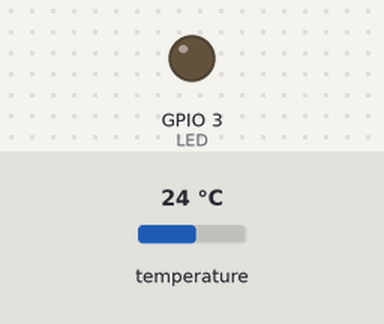
A sketch run on a simulated ESP32. On the bench: output pins drawn as LEDs (lit = HIGH). Inputs (shaded band) come from the test bench; at power-on: temperature 24 °C. WiFi joins after 1.5 s; servers stay silent unless stated; what the sketch prints to the serial monitor is not drawn.

Above: at 2.5 s.
At 6.1 s:
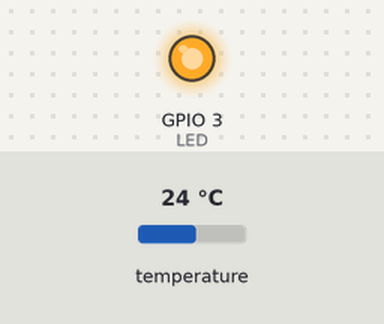
Timing chart, 0 to 8.4 s (numbered marks = the images above):
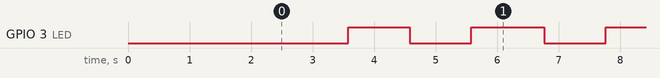

The sketch:

sketch_dec29a.ino
```cpp
//Stand 04.09.2024
//
// Code für AZ-Delivery Board mit ESP32-WROOM-32
//
// Code für München bei Steffi
//
// Arduino IDE v1
// Folgenden Link zur Boardverwaltung hinzufügen:
// https://dl.espressif.com/dl/package_esp32_index.json
// zu finden in der Arduino IDE v1 in Datei/ Voreinstellungen/ Einstellungen/ Zusätzliche Boardverwalter-URLs:
// In der Arduino IDE v1 über Werkzeuge/ Board/ Boardverwalter das Paket "esp32" von Espressif Systems installieren
// Als Board ESP32 Arduino/ ESP32 Dev Module auswählen
//
//
// Hardware
// Temperatursensor DS18B20 ist an Pin GPIO4 angeschlossen.
// Betriebsspannung des Sensors ist 3,3V und zwischen Data und +3,3V muss ein 4,7k Widerstand angeschlossen sein.
//
// ! ! ! Zum Schreiben des Programmes bitte den "Boot" Taster beim Übertragen drücken ! ! !
// Arduino wurde durch einen AZ-Delivery Board mit ESP32-WROOM-32 ersetzt.


#define LED    3                               // LED auf D1 am Arduino, Blinkkontrolle
#include <ThingSpeak.h>                         // ThingSpeak Bibliothek einbinden
#include "WiFi.h"
//#include <ESP8266WiFi.h>                        // W-Lan Bibliothek einbinden
#include <OneWire.h>                            // BUS-Bibliothek für Sensor einbinden
#include <DallasTemperature.h>                  // Dallas Sensor Bibliothek einbinden

#define ONE_WIRE_BUS 4                          // Temperatursensor an GPIO4 (war alt bzw. Pin D2)
OneWire oneWire(ONE_WIRE_BUS);
DallasTemperature sensors(&oneWire);

unsigned long myChannelNumber = 2645720;         //ThingSpeak Channel ID
const char * myWriteAPIKey = "KOIHJDSEGSL95NX3";

const char* ssid = "Vodafone-ACCC";                    // W-Lan Passwörter
const char* password = "Hier PW eintragen";

WiFiClient  client;

WiFiServer server(80);

unsigned long AktuelleZeit=0;                   //aktuelle Zeit-Variable um delay nicht benutzen zu müssen
unsigned long LetzterLauf=0;
unsigned long LetzterSendelauf=0;
unsigned long LetzterLaufLED=0;
unsigned long LetzterReboot=0;
bool LetzterSendelaufbool = false;
bool Timer2h = false;

void(* resetFunc) (void) = 0; //0-Funktion Pointer für Reboot

void setup()
 {
  Serial.begin(115200);                         // Seriellen Port initialisieren
  delay(10);
  pinMode(LED, OUTPUT);                         // Setzen des PINs als Ausgang für LED

  Serial.println();
  Serial.println();
  Serial.print("Connecting to ");
  Serial.println(ssid);

  WiFi.begin(ssid, password);
  int count = 0;
  while (WiFi.status() != WL_CONNECTED) {
    delay(500);
    Serial.print(".");
    count++;
    if (count > 50){resetFunc();};
  }
  Serial.println("");
  Serial.println("WiFi connected");

  // Print the IP address
  Serial.println(WiFi.localIP());

ThingSpeak.begin(client);
LetzterReboot = millis();
}

void loop() {
  AktuelleZeit = millis();
  bool arbeiten = false;


// Anfang: Alle 6 Sekunden die Temperatur über den seriellen Monitpr ausgeben
if (AktuelleZeit > (LetzterLauf+6000)) {
  LetzterLauf = AktuelleZeit;
  arbeiten = true;
};
if (arbeiten == true) {
sensors.requestTemperatures();
 Serial.println("Temperatur ist: " + String(sensors.getTempCByIndex(0)) + "°C" + "     " + String(AktuelleZeit));
};
// Ende: Alle 6 Sekunden die Temperatur über den seriellen Monitpr ausgeben

// Anfang: Alle 6 Minuten die Temperatur an ThingSpeak senden
if (!LetzterSendelaufbool) {
sensors.requestTemperatures();
ThingSpeak.writeField(myChannelNumber, 1, sensors.getTempCByIndex(0) , myWriteAPIKey);
LetzterSendelaufbool = true;
LetzterSendelauf = AktuelleZeit;
 Serial.println("Temperatur gesendet an TS   " + String(AktuelleZeit));
 if (AktuelleZeit > (LetzterReboot + 7200000)) // alle 2h einen Reboot machen
{
LetzterSendelaufbool = false;
Timer2h = false;
resetFunc(); // Reboot
};
}

if ((!Timer2h) && (AktuelleZeit > (LetzterSendelauf + 60000))){
  //delay(5000);
ThingSpeak.writeField(myChannelNumber, 2, sensors.getTempCByIndex(0) , myWriteAPIKey); // alle 2h in Field 2 einen Datenpunkt speichern
 Serial.println("Temperatur 2 gesendet an TS   " + String(AktuelleZeit));
Timer2h = true;
}

if (AktuelleZeit > (LetzterSendelauf + 1800000)) {
  LetzterSendelaufbool = false;
}
// Ende: Alle 6 Minuten die Temperatur an ThingSpeak senden


// Anfang: LED-Blinken ohne delay()-Befehl
if (AktuelleZeit < (LetzterLaufLED+1000) ) {
  digitalWrite(LED, LOW);
};
if (AktuelleZeit > (LetzterLaufLED+1000)) {
  digitalWrite(LED, HIGH);
};
if (AktuelleZeit > (LetzterLaufLED+2000)) {
  LetzterLaufLED = AktuelleZeit;
};
// Ende: LED-Blinken ohne delay()-Befehl


}

// arminmuller@freenet.de (Es muss noch nach arminmuller die Ziffern 345 angehängt werden, bei der Mail-Adresse.)
// ThingSpeak45!
```

Measured:
- by itself, GPIO 3 (LED): goes HIGH 1.0 s, LOW 1.0 s, HIGH 1.2 s, 61 × (LOW 1.0 s, HIGH 1.0 s), LOW 1.0 s, then HIGH
- by itself, everything shown: repeats every 6.0 s, in 6 steps
